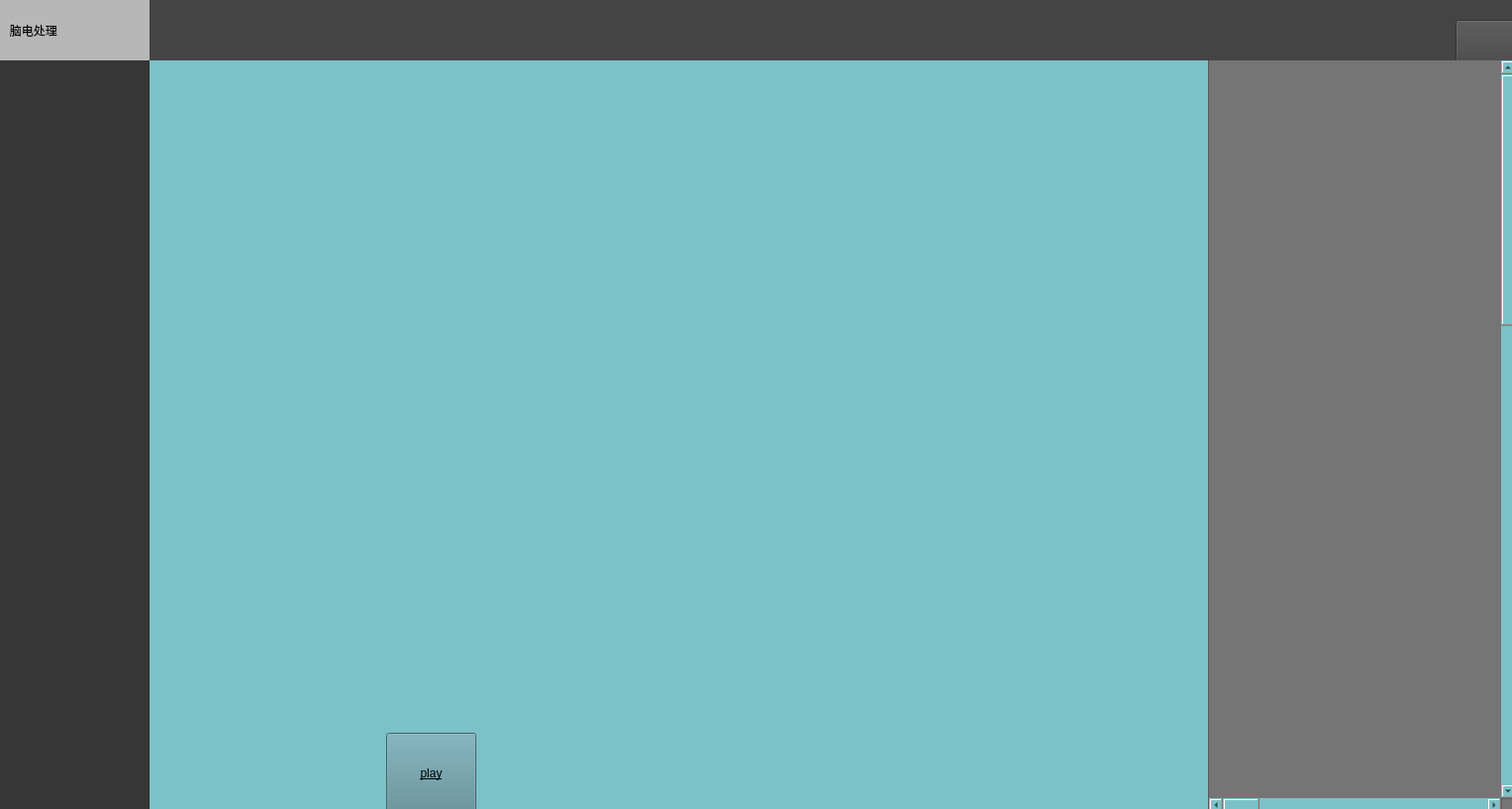
<?xml version="1.0" encoding="UTF-8"?>
<ui version="4.0">
 <class>Form</class>
 <widget class="QWidget" name="Form">
  <property name="geometry">
   <rect>
    <x>0</x>
    <y>0</y>
    <width>1527</width>
    <height>817</height>
   </rect>
  </property>
  <property name="windowTitle">
   <string>Form</string>
  </property>
  <property name="styleSheet">
   <string notr="true">background-color: rgb(124, 193, 200);</string>
  </property>
  <widget class="QListView" name="listView">
   <property name="geometry">
    <rect>
     <x>-10</x>
     <y>0</y>
     <width>161</width>
     <height>881</height>
    </rect>
   </property>
   <property name="styleSheet">
    <string notr="true">background-color: rgb(54, 54, 54);</string>
   </property>
  </widget>
  <widget class="QScrollArea" name="scrollArea">
   <property name="geometry">
    <rect>
     <x>1220</x>
     <y>60</y>
     <width>311</width>
     <height>761</height>
    </rect>
   </property>
   <property name="minimumSize">
    <size>
     <width>0</width>
     <height>0</height>
    </size>
   </property>
   <property name="maximumSize">
    <size>
     <width>16777215</width>
     <height>16777215</height>
    </size>
   </property>
   <property name="autoFillBackground">
    <bool>true</bool>
   </property>
   <property name="styleSheet">
    <string notr="true">background-color: rgb(117, 117, 117);
border-top-color: rgb(60, 246, 255);
selection-background-color: rgb(30, 30, 30);</string>
   </property>
   <property name="widgetResizable">
    <bool>true</bool>
   </property>
   <widget class="QWidget" name="scrollAreaWidgetContents">
    <property name="geometry">
     <rect>
      <x>-275</x>
      <y>0</y>
      <width>2100</width>
      <height>2100</height>
     </rect>
    </property>
    <property name="minimumSize">
     <size>
      <width>2100</width>
      <height>2100</height>
     </size>
    </property>
    <widget class="QWidget" name="formLayoutWidget">
     <property name="geometry">
      <rect>
       <x>0</x>
       <y>50</y>
       <width>2391</width>
       <height>2111</height>
      </rect>
     </property>
     <layout class="QFormLayout" name="formLayout"/>
    </widget>
   </widget>
  </widget>
  <widget class="QPushButton" name="pushButton_2">
   <property name="geometry">
    <rect>
     <x>390</x>
     <y>740</y>
     <width>91</width>
     <height>81</height>
    </rect>
   </property>
   <property name="styleSheet">
    <string notr="true">
text-decoration: underline;
background-color: rgb(87, 136, 146);
font: 14pt &quot;Agency FB&quot;;</string>
   </property>
   <property name="text">
    <string>play</string>
   </property>
  </widget>
  <widget class="QWidget" name="widget" native="true">
   <property name="geometry">
    <rect>
     <x>0</x>
     <y>0</y>
     <width>1721</width>
     <height>61</height>
    </rect>
   </property>
   <property name="styleSheet">
    <string notr="true">background-color: rgb(114, 114, 114);
background-color: rgb(68, 68, 68);</string>
   </property>
   <widget class="QPushButton" name="pushButton">
    <property name="geometry">
     <rect>
      <x>1470</x>
      <y>20</y>
      <width>150</width>
      <height>46</height>
     </rect>
    </property>
    <property name="text">
     <string/>
    </property>
   </widget>
   <widget class="QLabel" name="label">
    <property name="geometry">
     <rect>
      <x>0</x>
      <y>0</y>
      <width>151</width>
      <height>61</height>
     </rect>
    </property>
    <property name="styleSheet">
     <string notr="true">
font: 11pt &quot;Agency FB&quot;;
background-color: rgb(183, 183, 183);</string>
    </property>
    <property name="lineWidth">
     <number>1</number>
    </property>
    <property name="text">
     <string>   脑电处理</string>
    </property>
   </widget>
  </widget>
 </widget>
 <resources/>
 <connections/>
</ui>
